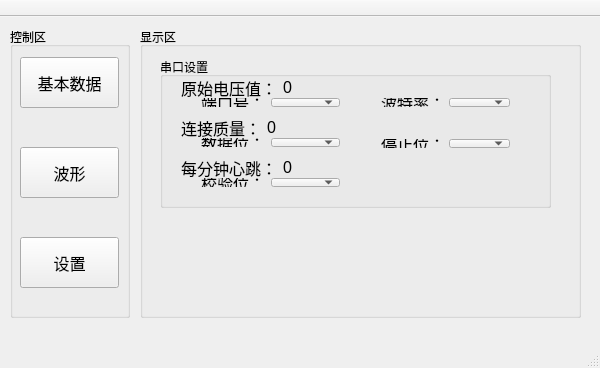
<?xml version="1.0" encoding="UTF-8"?>
<ui version="4.0">
 <class>BMD101Class</class>
 <widget class="QMainWindow" name="BMD101Class">
  <property name="geometry">
   <rect>
    <x>0</x>
    <y>0</y>
    <width>600</width>
    <height>368</height>
   </rect>
  </property>
  <property name="windowTitle">
   <string>BMD101</string>
  </property>
  <property name="windowIcon">
   <iconset resource="bmd101.qrc">
    <normaloff>:/BMD101/WindowIcon.ico</normaloff>:/BMD101/WindowIcon.ico</iconset>
  </property>
  <property name="styleSheet">
   <string notr="true"/>
  </property>
  <widget class="QWidget" name="centralWidget">
   <property name="styleSheet">
    <string notr="true"/>
   </property>
   <widget class="QGroupBox" name="ControlGroupBox">
    <property name="geometry">
     <rect>
      <x>10</x>
      <y>10</y>
      <width>120</width>
      <height>291</height>
     </rect>
    </property>
    <property name="title">
     <string>控制区</string>
    </property>
    <widget class="QPushButton" name="BaseDataButton">
     <property name="geometry">
      <rect>
       <x>10</x>
       <y>30</y>
       <width>99</width>
       <height>51</height>
      </rect>
     </property>
     <property name="font">
      <font>
       <pointsize>12</pointsize>
      </font>
     </property>
     <property name="text">
      <string>基本数据</string>
     </property>
    </widget>
    <widget class="QPushButton" name="ChartButton">
     <property name="geometry">
      <rect>
       <x>10</x>
       <y>120</y>
       <width>99</width>
       <height>51</height>
      </rect>
     </property>
     <property name="font">
      <font>
       <pointsize>12</pointsize>
      </font>
     </property>
     <property name="text">
      <string>波形</string>
     </property>
    </widget>
    <widget class="QPushButton" name="SettingButton">
     <property name="geometry">
      <rect>
       <x>10</x>
       <y>210</y>
       <width>99</width>
       <height>51</height>
      </rect>
     </property>
     <property name="font">
      <font>
       <pointsize>12</pointsize>
      </font>
     </property>
     <property name="text">
      <string>设置</string>
     </property>
    </widget>
   </widget>
   <widget class="QGroupBox" name="ShowGroupBox">
    <property name="geometry">
     <rect>
      <x>140</x>
      <y>10</y>
      <width>441</width>
      <height>291</height>
     </rect>
    </property>
    <property name="title">
     <string>显示区</string>
    </property>
    <widget class="QWidget" name="BaseDataWidget" native="true">
     <property name="geometry">
      <rect>
       <x>10</x>
       <y>20</y>
       <width>421</width>
       <height>261</height>
      </rect>
     </property>
     <widget class="QWidget" name="layoutWidget">
      <property name="geometry">
       <rect>
        <x>20</x>
        <y>20</y>
        <width>181</width>
        <height>41</height>
       </rect>
      </property>
      <layout class="QHBoxLayout" name="horizontalLayout">
       <item>
        <widget class="QLabel" name="label_3">
         <property name="font">
          <font>
           <pointsize>12</pointsize>
          </font>
         </property>
         <property name="text">
          <string>原始电压值：</string>
         </property>
        </widget>
       </item>
       <item>
        <widget class="QLabel" name="RawWaveVaueLabel">
         <property name="font">
          <font>
           <pointsize>12</pointsize>
          </font>
         </property>
         <property name="text">
          <string>0</string>
         </property>
        </widget>
       </item>
      </layout>
     </widget>
     <widget class="QWidget" name="layoutWidget">
      <property name="geometry">
       <rect>
        <x>20</x>
        <y>60</y>
        <width>181</width>
        <height>41</height>
       </rect>
      </property>
      <layout class="QHBoxLayout" name="horizontalLayout_2">
       <item>
        <widget class="QLabel" name="label_5">
         <property name="font">
          <font>
           <pointsize>12</pointsize>
          </font>
         </property>
         <property name="text">
          <string>连接质量：</string>
         </property>
        </widget>
       </item>
       <item>
        <widget class="QLabel" name="PoorSignalQualityLabel">
         <property name="font">
          <font>
           <pointsize>12</pointsize>
          </font>
         </property>
         <property name="text">
          <string>0</string>
         </property>
        </widget>
       </item>
      </layout>
     </widget>
     <widget class="QWidget" name="layoutWidget">
      <property name="geometry">
       <rect>
        <x>20</x>
        <y>100</y>
        <width>181</width>
        <height>41</height>
       </rect>
      </property>
      <layout class="QHBoxLayout" name="horizontalLayout_3">
       <item>
        <widget class="QLabel" name="label">
         <property name="font">
          <font>
           <pointsize>12</pointsize>
          </font>
         </property>
         <property name="text">
          <string>每分钟心跳：</string>
         </property>
        </widget>
       </item>
       <item>
        <widget class="QLabel" name="HeartRateLabel">
         <property name="font">
          <font>
           <pointsize>12</pointsize>
          </font>
         </property>
         <property name="text">
          <string>0</string>
         </property>
        </widget>
       </item>
      </layout>
     </widget>
    </widget>
    <widget class="QWidget" name="SettingWidget" native="true">
     <property name="geometry">
      <rect>
       <x>10</x>
       <y>20</y>
       <width>421</width>
       <height>261</height>
      </rect>
     </property>
     <widget class="QGroupBox" name="groupBox_2">
      <property name="geometry">
       <rect>
        <x>10</x>
        <y>10</y>
        <width>391</width>
        <height>151</height>
       </rect>
      </property>
      <property name="title">
       <string>串口设置</string>
      </property>
      <widget class="QWidget" name="layoutWidget">
       <property name="geometry">
        <rect>
         <x>30</x>
         <y>30</y>
         <width>161</width>
         <height>31</height>
        </rect>
       </property>
       <layout class="QHBoxLayout" name="horizontalLayout_4">
        <item>
         <widget class="QLabel" name="label_2">
          <property name="font">
           <font>
            <pointsize>12</pointsize>
           </font>
          </property>
          <property name="text">
           <string>端口号：</string>
          </property>
         </widget>
        </item>
        <item>
         <widget class="QComboBox" name="PortComboBox"/>
        </item>
       </layout>
      </widget>
      <widget class="QWidget" name="layoutWidget">
       <property name="geometry">
        <rect>
         <x>210</x>
         <y>30</y>
         <width>151</width>
         <height>31</height>
        </rect>
       </property>
       <layout class="QHBoxLayout" name="horizontalLayout_5">
        <item>
         <widget class="QLabel" name="label_4">
          <property name="font">
           <font>
            <pointsize>12</pointsize>
           </font>
          </property>
          <property name="text">
           <string>波特率：</string>
          </property>
         </widget>
        </item>
        <item>
         <widget class="QComboBox" name="BaudComboBox"/>
        </item>
       </layout>
      </widget>
      <widget class="QWidget" name="layoutWidget">
       <property name="geometry">
        <rect>
         <x>30</x>
         <y>70</y>
         <width>161</width>
         <height>31</height>
        </rect>
       </property>
       <layout class="QHBoxLayout" name="horizontalLayout_6">
        <item>
         <widget class="QLabel" name="label_6">
          <property name="font">
           <font>
            <pointsize>12</pointsize>
           </font>
          </property>
          <property name="text">
           <string>数据位：</string>
          </property>
         </widget>
        </item>
        <item>
         <widget class="QComboBox" name="DataNumComboBox"/>
        </item>
       </layout>
      </widget>
      <widget class="QWidget" name="layoutWidget">
       <property name="geometry">
        <rect>
         <x>210</x>
         <y>71</y>
         <width>151</width>
         <height>31</height>
        </rect>
       </property>
       <layout class="QHBoxLayout" name="horizontalLayout_7">
        <item>
         <widget class="QLabel" name="label_7">
          <property name="font">
           <font>
            <pointsize>12</pointsize>
           </font>
          </property>
          <property name="text">
           <string>停止位：</string>
          </property>
         </widget>
        </item>
        <item>
         <widget class="QComboBox" name="StopComboBox"/>
        </item>
       </layout>
      </widget>
      <widget class="QWidget" name="layoutWidget">
       <property name="geometry">
        <rect>
         <x>30</x>
         <y>110</y>
         <width>161</width>
         <height>31</height>
        </rect>
       </property>
       <layout class="QHBoxLayout" name="horizontalLayout_8">
        <item>
         <widget class="QLabel" name="label_8">
          <property name="font">
           <font>
            <pointsize>12</pointsize>
           </font>
          </property>
          <property name="text">
           <string>校验位：</string>
          </property>
         </widget>
        </item>
        <item>
         <widget class="QComboBox" name="CheckComboBox"/>
        </item>
       </layout>
      </widget>
     </widget>
    </widget>
    <widget class="QCustomPlot" name="QCustomPlotWidget" native="true">
     <property name="geometry">
      <rect>
       <x>9</x>
       <y>19</y>
       <width>421</width>
       <height>261</height>
      </rect>
     </property>
     <property name="cursor">
      <cursorShape>ArrowCursor</cursorShape>
     </property>
    </widget>
   </widget>
  </widget>
  <widget class="QMenuBar" name="menuBar">
   <property name="geometry">
    <rect>
     <x>0</x>
     <y>0</y>
     <width>600</width>
     <height>23</height>
    </rect>
   </property>
   <property name="styleSheet">
    <string notr="true"/>
   </property>
  </widget>
  <widget class="QToolBar" name="mainToolBar">
   <property name="styleSheet">
    <string notr="true"/>
   </property>
   <property name="movable">
    <bool>false</bool>
   </property>
   <property name="floatable">
    <bool>true</bool>
   </property>
   <attribute name="toolBarArea">
    <enum>TopToolBarArea</enum>
   </attribute>
   <attribute name="toolBarBreak">
    <bool>false</bool>
   </attribute>
  </widget>
  <widget class="QStatusBar" name="statusBar">
   <property name="styleSheet">
    <string notr="true"/>
   </property>
  </widget>
 </widget>
 <layoutdefault spacing="6" margin="11"/>
 <customwidgets>
  <customwidget>
   <class>QCustomPlot</class>
   <extends>QWidget</extends>
   <header location="global">qcustomplot.h</header>
   <container>1</container>
  </customwidget>
 </customwidgets>
 <resources>
  <include location="bmd101.qrc"/>
 </resources>
 <connections/>
</ui>
